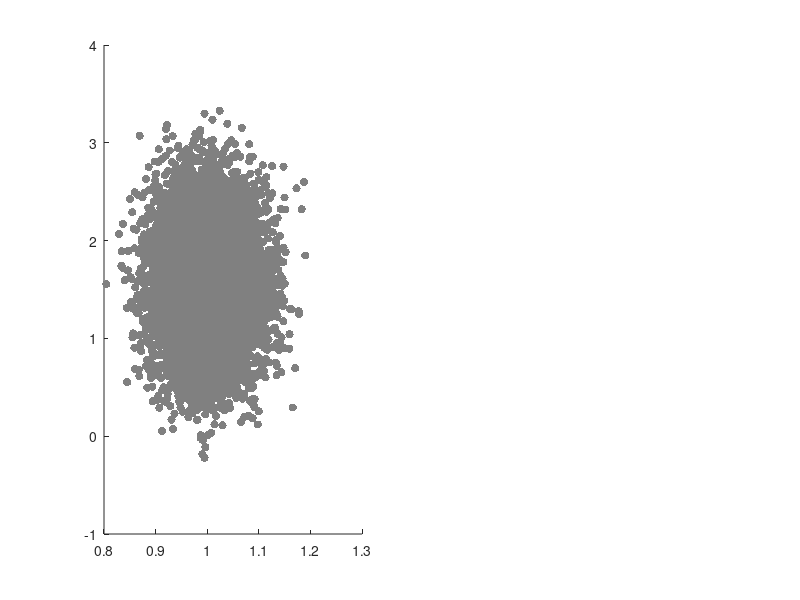

Write MATLAB code to recreate this figure. (Note: this script raises an error after producing the figure.)
clc,clear,close all;
% Uncertainty Linear and Nonlinear Propogation
% Written By: Rasit
% 06-Nov-2024
%%
NoD = 1e4;   
mu = [1 pi/2];
sigma = [0.05 0; 0 0.5];
r = sigma(1)*randn(NoD,1)+mu(1);
Theta = sigma(4)*randn(NoD,1)+mu(2);

%% Input Distribution Nonlinear Mapped
x = r.*cos(Theta);
y = r.*sin(Theta);


%% Linearized Covariance 
Jacobian = [0 -1; 1 0];
phat = Jacobian*sigma*Jacobian';
muhat = [0 1];
xlinear = phat(1)*randn(NoD,1)+muhat(1);
ylinear = phat(4)*randn(NoD,1)+muhat(2);

%% Output Covariance via Unscented Transform
% Calculate Sigma Point
NoDim = 2;   % One Dimension Random Distribution
NoSigma = 2*NoDim+1;  % Number of Sigma Points
N_Kappa = 3;   % For Gauss-PDF
Kappa = N_Kappa - NoDim;
P = sqrt(N_Kappa*[std(r)^2 0; 0 std(Theta)^2]);
X_1 = mean([r Theta])';   % Sigma Point-1: Mean Input Distribution
X_2 = mean([r Theta])' + P(:,1); % Sigma Point-2
X_3 = mean([r Theta])' + P(:,2); % Sigma Point-3
X_4 = mean([r Theta])' - P(:,1); % Sigma Point-2
X_5 = mean([r Theta])' - P(:,2); % Sigma Point-3

% Nonlinear Mapped Sigma Points
nonlinear_func = @(x) [x(1)*cos(x(2)); x(1)*sin(x(2))];
X1 = nonlinear_func(X_1);  % Nonlinear Mapped Sigma Point
X2 = nonlinear_func(X_2);  % Nonlinear Mapped Sigma Point
X3 = nonlinear_func(X_3);  % Nonlinear Mapped Sigma Point
X4 = nonlinear_func(X_4);  % Nonlinear Mapped Sigma Point
X5 = nonlinear_func(X_5);  % Nonlinear Mapped Sigma Point
Xsigmas = [X1 X2 X3 X4 X5];
ut_weights = [Kappa/(N_Kappa) ones(1,4)*(1/(2*N_Kappa))];
ut_mean = Xsigmas*ut_weights';
ut_cov  = (Xsigmas-ut_mean)*diag(ut_weights)*(Xsigmas-ut_mean)';
x_ut = sqrt(ut_cov(1))*randn(NoD,1)+ut_mean(1);
y_ut = sqrt(ut_cov(4))*randn(NoD,1)+ut_mean(2);


%%  Plot Result
figure('units','normalized','outerposition',[0 0 1 1],'color','w')
subplot(121)
scatter(r,Theta,[],[0.5 0.5 0.5], 'filled'),hold on
[result1, result2] = plotCovarianceEllipse([r Theta]);
plot(result1, result2, 'r', 'LineWidth', 4);
xlabel("r"),ylabel("theta")
title("Random Sample in Polar Coordinate")
legend("Random Sample","Input Covariance",Location="southwest")
axis tight
% axis off

subplot(122)
scatter(x,y,[],[0.5 0.5 0.5], 'filled'),hold on
[result3, result4] = plotCovarianceEllipse([x y]);  % Nonlinear Mapped data
plot(result3, result4, 'r', 'LineWidth', 4);        % Transformed Data Ellipse
plot(result1.*cos(result2),result1.*sin(result2),'g','LineWidth',4) % Uncertainty Mapped Nonlinear Transform
[result5, result6] = plotCovarianceEllipse([xlinear ylinear]);  % Linearized Covariance
plot(result5, result6, 'k-', 'LineWidth', 4);        % Transformed Data Ellipse
[result7, result8] = plotCovarianceEllipse([x_ut y_ut]);  % Unscented Transform Ellipse
plot(result7, result8, 'b--', 'LineWidth', 4);
scatter(Xsigmas(1,:),Xsigmas(2,:),100,"y","filled")
xlabel("x"),ylabel("y")
title("Random Sample in Cartesian Coordinate")
legend("Random Sample","Output True Covariance","Nonlinear Mapped Input Covariance", ...
    "EKF Linearized Covariance","Unscented Transformed Covariance","Sigma Points",Location="southwest")
axis tight
% axis off
